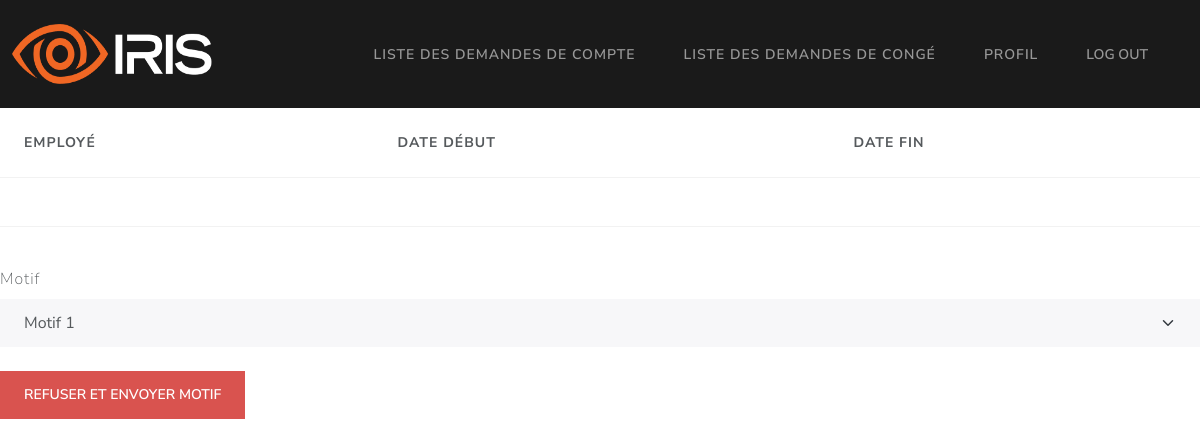
The page /GRH/demande_congé/3/refuser on the database as committed earlier.
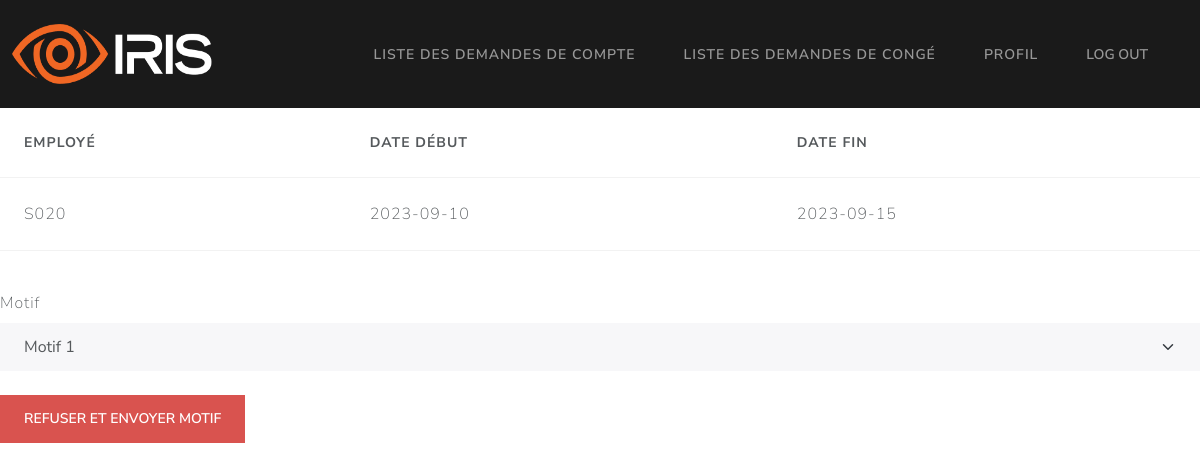
The same page on the database as committed later.
### Models/models.py (models this page shows, shortened)
class demandeCongé(db.Model):
    id = db.Column(db.Integer, primary_key=True)
    date_debut = db.Column(db.String, unique=False, nullable=False)
    date_fin = db.Column(db.String, unique=False, nullable=False)
    statut = db.Column(db.String, unique=False, nullable=False)
    employee_matricule = db.Column(db.String, unique=False, nullable=False)
    motif_refus = db.Column(db.String, unique=False, nullable=True)

### app.py (the view)
@app.route("/GRH/demande_congé/<int:id>/refuser", methods=['GET', 'POST'])
def refuser_demande(id):
	return refuseDemande(request, id)

### Controllers/GRHController.py (called while the page is built)
def refuseDemande(request, id):
    try:
        demande = demandeCongé.query.filter_by(id=id).first()
        if(request.method=='POST'):
            motif = request.form['motif']
            demande.statut = 'Refused'
            demande.motif_refus = motif
            db.session.commit()
            return render_template("/messagePage.html", title="Refus de demande",
                                message=f"Demande d'employé {demande.employee_matricule} a été refusée")
        else:
            return render_template("/GRH/motif.html", demande=demande)
    except Exception as e:
        return render_template("/GRH/detailsDemande.html", demande=demande ,error=str(e))

### templates/GRH/motif.html (shortened to what this page needs)
{% extends '/GRH/base.html' %}
{% block content %}
<table class="table table-hover" style="width: 100%">
  <thead>
    <tr>
      <th scope="col">Employé</th>
      <th scope="col">Date début</th>
      <th scope="col">Date fin</th>
    </tr>
  </thead>
  <tbody>
    <trColumn
      class="table-secondary"
      onclick="window.location='demande_congé/{{ demande.id }}';"
      style="cursor: pointer"
    >
      <td>{{ demande.employee_matricule }}</td>
      <td>{{ demande.date_debut }}</td>
      <td>{{ demande.date_fin }}</td>
  </tbody>
</table>
<form action="/GRH/demande_congé/{{ demande.id }}/refuser" method="POST">
  <div class="form-group">
    <label for="exampleSelect1" class="form-label mt-4">Motif</label>
    <select class="form-select" name="motif">
      <option>Motif 1</option>
    </select>
  </div>
  <br />
  <button type="submit" class="btn btn-danger">Refuser et envoyer motif</button>
</form>
{% endblock %}

Rows that differ between the two databases and show on the page:
added demandeCongé: employee_matricule "S020", date_debut "2023-09-10", date_fin "2023-09-15"
